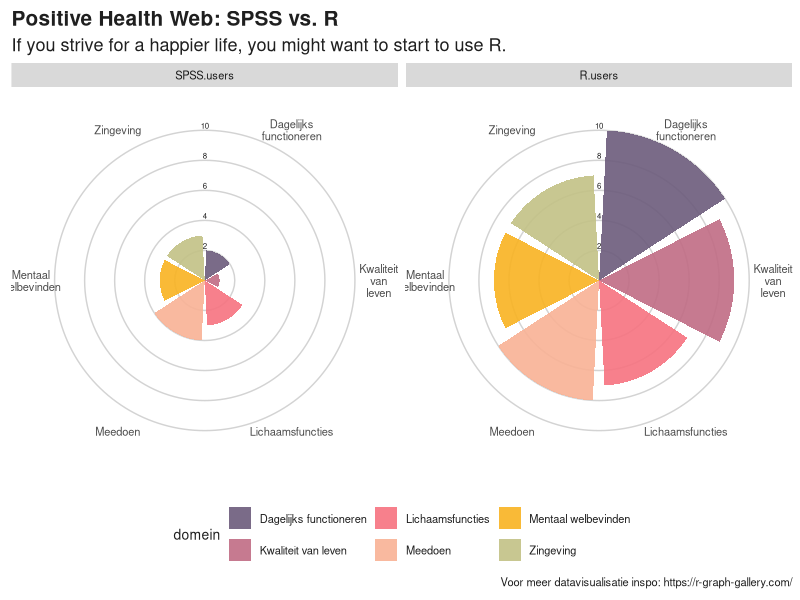

R code for this plot:
# Promotie R script 1

rm(list=ls())

# --------- Packages --------- 
### Run this line only once:
# install.packages("dplyr"); install.packages("ggplot2"); install.packages("stringr"); install.packages("reshape2"); 

library(dplyr)
library(ggplot2)
library(stringr)
library(reshape2)

# ------ Prepare data --------

# create data frame
SPSS.users  <- c(3,2,3,4,1,3)
set.seed(123); R.users     <- sample(5:10, 6) # run together
df          <- as.data.frame(cbind(SPSS.users,R.users))
df$R.users[df$R.users < 7] <- 7

# add domain
df$domein   <- c("Lichaamsfuncties", "Dagelijks functioneren", "Zingeving", "Meedoen", "Kwaliteit van leven", "Mentaal welbevinden")

# create data frame for plot
plot_df     <- reshape2::melt(df, id = "domein")


# ------ Het figuur -------

# Voorbeeldscript van R gallery:  (link: https://r-graph-gallery.com/web-circular-barplot-with-R-and-ggplot2.html)

scale_range <- seq(0, 10, 2)
# Make the plot
plt <- ggplot(plot_df) +
  geom_hline( aes(yintercept = y), data.frame(y=scale_range), color="lightgrey" ) +
  geom_col( aes(x=str_wrap(domein,5), y=value, fill=domein), position = "dodge2", show.legend = TRUE, alpha = .9) +
  xlab(" ") + ylab("Waarde") + 
  coord_polar() +
  # Annotate custom scale inside plot
  annotate(x = 6.5, y = 2.3, label = "2", geom = "text", size = 2, color = "gray12") +
  annotate(x = 6.5, y = 4.3, label = "4", geom = "text", size = 2, color = "gray12") +
  annotate(x = 6.5, y = 6.3, label = "6", geom = "text", size = 2, color = "gray12") +
  annotate(x = 6.5, y = 8.3, label = "8", geom = "text", size = 2, color = "gray12") +
  annotate(x = 6.5, y = 10.3, label = "10", geom = "text", size = 2, color = "gray12") +
  facet_wrap( . ~ variable)

# Add labels & Change colors
plt + labs(
  title = "Positive Health Web: SPSS vs. R",
  subtitle ="If you strive for a happier life, you might want to start to use R.",
  caption = "Voor meer datavisualisatie inspo: https://r-graph-gallery.com/") +
  scale_fill_manual(values=c("#6C5B7B","#C06C84","#F67280","#F8B195","#F8B222","#C2C185")) +
  theme(text = element_text(size = 10, color = "gray12"), 
        plot.title = element_text(face = "bold", size = 15, hjust = 0),
        plot.subtitle = element_text(size = 13, hjust = 0),
        axis.title = element_blank(),axis.ticks = element_blank(), axis.text.y = element_blank(), legend.position = "bottom", 
        panel.background = element_rect(fill = "white", color = "white"),panel.grid = element_blank(),panel.grid.major.x = element_blank() )


  
